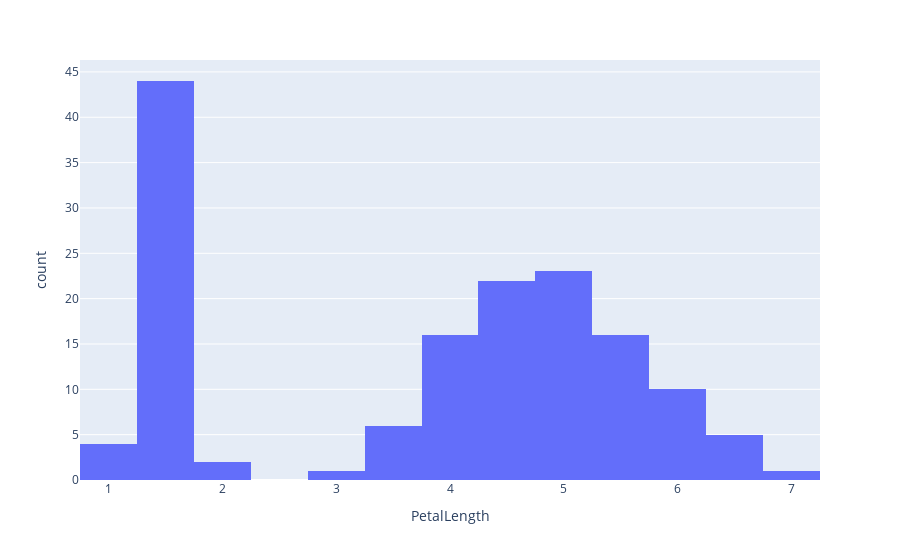

The code cell stored with this chart in its notebook:
### Code cell
histogram.show()

#<xml xmlns="https://developers.google.com/blockly/xml"><variables><variable id="|W_`AU%bLvdD1u9fMM62">histogram</variable></variables><block type="varDoMethod_Python" id="ki2@X:/|31i6wBeY4c/-" x="8" y="188"><field name="VAR" id="|W_`AU%bLvdD1u9fMM62">histogram</field><field name="MEMBER">show</field><data>histogram:show</data></block></xml>

### Figure 1 — Plotly figure (JSON) as saved in the notebook; plotly's stock layout.template omitted (floating-point values rounded to 4 significant figures; data arrays with more than 128 entries replaced by an {"elided": "..."} marker saying what was removed)
{"data": [{"alignmentgroup": "True", "bingroup": "x", "hovertemplate": "PetalLength=%{x}<br>count=%{y}<extra></extra>", "legendgroup": "", "marker": {"color": "#636efa"}, "name": "", "offsetgroup": "", "orientation": "v", "showlegend": false, "type": "histogram", "x": {"elided": "150 float values"}, "xaxis": "x", "yaxis": "y"}], "layout": {"autosize": true, "barmode": "relative", "legend": {"tracegroupgap": 0}, "margin": {"t": 60}, "xaxis": {"anchor": "y", "autorange": true, "domain": [0, 1], "range": [0.75, 7.25], "title": {"text": "PetalLength"}, "type": "linear"}, "yaxis": {"anchor": "x", "autorange": true, "domain": [0, 1], "range": [0, 46.32], "title": {"text": "count"}}}}
